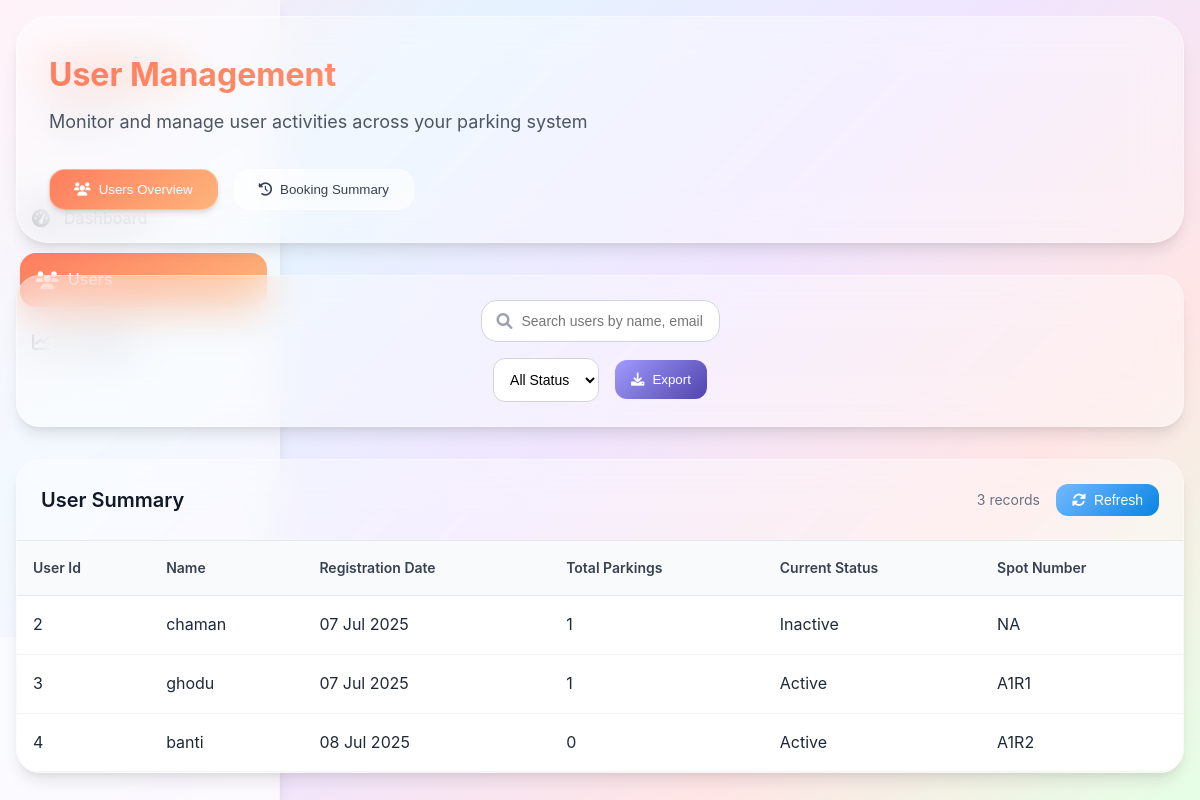
/users_summery (signed in), run on the app's committed database.
### models/user.py (models this page shows, shortened)
class User(db.Model):
    __tablename__ = 'users'
    id=db.Column(db.Integer,primary_key=True)
    username=db.Column(db.String(80),unique=True,nullable=False)
    password_hash=db.Column(db.String(128),nullable=False)
    full_name=db.Column(db.String(80),nullable=True)
    is_admin=db.Column(db.Boolean,default=False)
    wallet_balance=db.Column(db.Float,default=0.00)
    total_parkings=db.Column(db.Integer,default=0)
    registration_date=db.Column(db.DateTime,default=db.func.current_timestamp())

### models/parking_spot.py (models this page shows, shortened)
class ParkingSpot(db.Model):
    __tablename__ = 'parking_spots'
    id=db.Column(db.Integer, primary_key=True)
    lot_id=db.Column(db.Integer, db.ForeignKey('parking_lots.id'), nullable=False)
    spot_number=db.Column(db.String(50), nullable=False)
    is_ev_spot=db.Column(db.Boolean, default=False)
    status=db.Column(db.String(50), default='available')

### routes/admin.py (the view)
@admin_bp.route('/users_summery')
@login_required
@admin_required
def users_summery():
    user=User.query.get(session.get('user_id'))
    users= User.query.all()
    history= History.query.all()
    bookings=Booking.query.all()
    spots=ParkingSpot.query.all()
    lots=ParkingLot.query.all()
    return render_template('users_summery.html',users=users,history=history,bookings=bookings,spots=spots,user=user,lots=lots)

### Templates/users_summery.html (shortened to what this page needs)
{% extends "base.html" %}
{% block style %}
<link rel="stylesheet" href="{{url_for('static',filename='css/base.css')}}">
<link rel="stylesheet" href="{{url_for('static',filename='css/user_summery.css')}}">
<link rel="stylesheet" href="https://cdnjs.cloudflare.com/ajax/libs/font-awesome/6.0.0/css/all.min.css">
{% endblock %}
{% block content %}
{% include "admin_sidebar.html" %}
<div class="content">
    <div class="page-header bg">
        <div class="header-content">
            <h1>User Management</h1>
            <p>Monitor and manage user activities across your parking system</p>
        </div>
        <div class="tab-navigation">
            <button class="tab-btn active" id="users-tab" onclick="document.querySelector('.booking').style.display='none';
            document.querySelector('.users').style.display='block';
            document.querySelector('#booking-tab').classList.remove('active');
            document.querySelector('#users-tab').classList.add('active');">
                <i class="fas fa-users"></i>
                <span>Users Overview</span>
            </button>
            <button class="tab-btn" id="booking-tab" onclick="document.querySelector('.booking').style.display='block';
            document.querySelector('.users').style.display='none';
            document.querySelector('#booking-tab').classList.add('active');
            document.querySelector('#users-tab').classList.remove('active');">
                <i class="fas fa-history"></i>
                <span>Booking Summary</span>
            </button>
        </div>
    </div>
    <div class="users  ">
        <div class="search-section">
            <div class="search-container">
                <div class="search-box">
                    <i class="fas fa-search"></i>
                    <input type="text" id="userSearch" placeholder="Search users by name, email, or ID...">
                </div>
                <div class="filter-controls">
                    <select id="statusFilter" >
                        <option value="">All Status</option>
                    </select>
                    <button class="export-btn">
                        <i class="fas fa-download"></i>
                        Export
                    </button>
                </div>
            </div>
        </div>
        <div class="table-container">
            <div class="table-header">
                <h3>User Summary</h3>
                <div class="table-actions">
                    <span class="record-count">{{ users|length -1 }} records</span>
                    <button class="refresh-btn" onclick="location.reload()">
                        <i class="fas fa-sync-alt"></i>
                        Refresh
                    </button>
                </div>
            </div>
            <div class="table-wrapper">
                <table class="table">
                    <thead>
                        <tr>
                            <th>User Id</th>
                            <th>Name</th>
                            <th>Registration Date</th>
                            <th>Total Parkings</th>
                            <th>Current Status</th>
                            <th>Spot Number</th>
                        </tr>
                    </thead>
                    <tbody>
                        {% for user in users %}
                            {% if not user.is_admin %}
                                <tr class="row">
                                    <td>{{user.id}}</td>
                                    <td>{{ user.full_name }}</td>
                                    <td>{{ user.registration_date.strftime("%d %b %Y")}}</td>
                                    <td>{{ user.total_parkings  }}</td>
                                    {% set ns = namespace(has_booking=false, current_spot_number='NA') %}
                                    {%for booking in bookings %}
                                        {%if booking.user_id == user.id %}
                                            {% set ns.has_booking = true %}
                                            {%for spot in spots%}
                                                {% if spot.id == booking.spot_id %}
                                                    {% set ns.current_spot_number = spot.spot_number %}
                                                {% endif %}
                                            {%endfor%}
                                        {% endif %}
                                    {%endfor%}
                                    {%if ns.has_booking%}
                                        <td>Active</td>
                                        <td>{{ns.current_spot_number}}</td>
                                    {% else %}
                                        <td>Inactive</td>
                                        <td>NA</td>
                                    {%endif%}
                                </tr>
                            {% endif %}
                        {% endfor %}
                    </tbody>
                </table>
            </div>
        </div>
    </div>
</div>
{% endblock %}

### Static/css/base.css (style rules this page uses)
:root { --main-gradient: linear-gradient(135deg, #ff7e5f 0%, #feb47b 100%); --gradient-blue: linear-gradient(135deg, #74b9ff 0%, #0984e3 100%); --gradient-purple: linear-gradient(135deg, #a29bfe 0%, #5044ad 100%); --gradient-pink: linear-gradient(135deg, #fd79a8 0%, #ff47fc 100%); --gradient-green: linear-gradient(135deg, #00b894 0%, #55efc4 100%); --gradient-orange: linear-gradient(135deg, #e17055 0%, #fdcb6e 100%); --gradient-red: linear-gradient(135deg, #e17055 0%, #ff1100 100%); --bg-gradient-main: linear-gradient(135deg, #FFE5F1 0%, #E5F3FF 25%, #F0E5FF 50%, #FFE5E5 75%, #E5FFE5 100%); --bg-gradient-soft: linear-gradient(135deg, #ffeaa7 0%, #fab1a0 100%); --bg-gradient-cool: linear-gradient(135deg, #a8edea 0%, #fed6e3 100%); --white: #ffffff; --gray-50: #f9fafb; --gray-100: #f3f4f6; --gray-200: #e5e7eb; --gray-300: #d1d5db; --gray-400: #9ca3af; --gray-500: #6b7280; --gray-600: #4b5563; --gray-700: #374151; --gray-800: #1f2937; --gray-900: #111827; --shadow-sm: 0 1px 2px 0 rgba(0, 0, 0, 0.05); --shadow: 0 1px 3px 0 rgba(0, 0, 0, 0.1), 0 1px 2px 0 rgba(0, 0, 0, 0.06); --shadow-md: 0 4px 6px -1px rgba(0, 0, 0, 0.1), 0 2px 4px -1px rgba(0, 0, 0, 0.06); --shadow-lg: 0 10px 15px -3px rgba(0, 0, 0, 0.1), 0 4px 6px -2px rgba(0, 0, 0, 0.05); --shadow-xl: 0 20px 25px -5px rgba(0, 0, 0, 0.1), 0 10px 10px -5px rgba(0, 0, 0, 0.04); --shadow-2xl: 0 20px 25px -5px rgba(0, 0, 0, 0.208), 0 10px 10px -5px rgba(0, 0, 0, 0.04); --radius-sm: 0.375rem; --radius: 0.5rem; --radius-md: 0.75rem; --radius-lg: 1rem; --radius-xl: 1.5rem; --radius-2xl: 2rem; --available-color: #10b981; --occupied-color: #ef4444; --ev-color: #8b5cf6; --transition: all 0.3s cubic-bezier(0.4, 0, 0.2, 1); }
* { margin: 0; padding: 0; box-sizing: border-box; }
body { font-family: 'Inter', sans-serif; background: var(--bg-gradient-main); color: var(--gray-800); line-height: 1.6; height: 100%; }
.bg { background: rgba(255, 255, 255, 0.4); backdrop-filter: blur(20px); border-radius: var(--radius-2xl); box-shadow: var(--shadow-lg); border: 1px solid rgba(255, 255, 255, 0.3); }
.search-container { display: flex; justify-content: space-between; align-items: center; gap: 1rem; }
.search-box { position: relative; flex: 1; max-width: 400px; }
.search-box i { position: absolute; left: 1rem; top: 50%; transform: translateY(-50%); color: var(--gray-400); }
.search-box input { width: 100%; padding: 0.75rem 1rem 0.75rem 2.5rem; border: 1px solid var(--gray-300); border-radius: var(--radius-lg); font-size: 0.875rem; background: var(--white); transition: var(--transition); }
.filter-controls { display: flex; gap: 1rem; align-items: center; }
.filter-controls select, .filter-controls input[type="date"] { padding: 0.75rem; border: 1px solid var(--gray-300); border-radius: var(--radius-md); background: var(--white); font-size: 0.875rem; transition: var(--transition); }
.active { background: rgba(17, 255, 176, 0.1); color: #10b981; }

### data on the page
User: id "2", full_name "chaman", registration_date "07 Jul 2025", total_parkings "1", shows "Inactive"
User: id "3", full_name "ghodu", registration_date "07 Jul 2025", total_parkings "1"
ParkingSpot: current_spot_number "A1R1"
User: id "4", full_name "banti", registration_date "08 Jul 2025", total_parkings "0"
ParkingSpot: current_spot_number "A1R2"

### other printed values
{{ users|length -1 }} "3"
